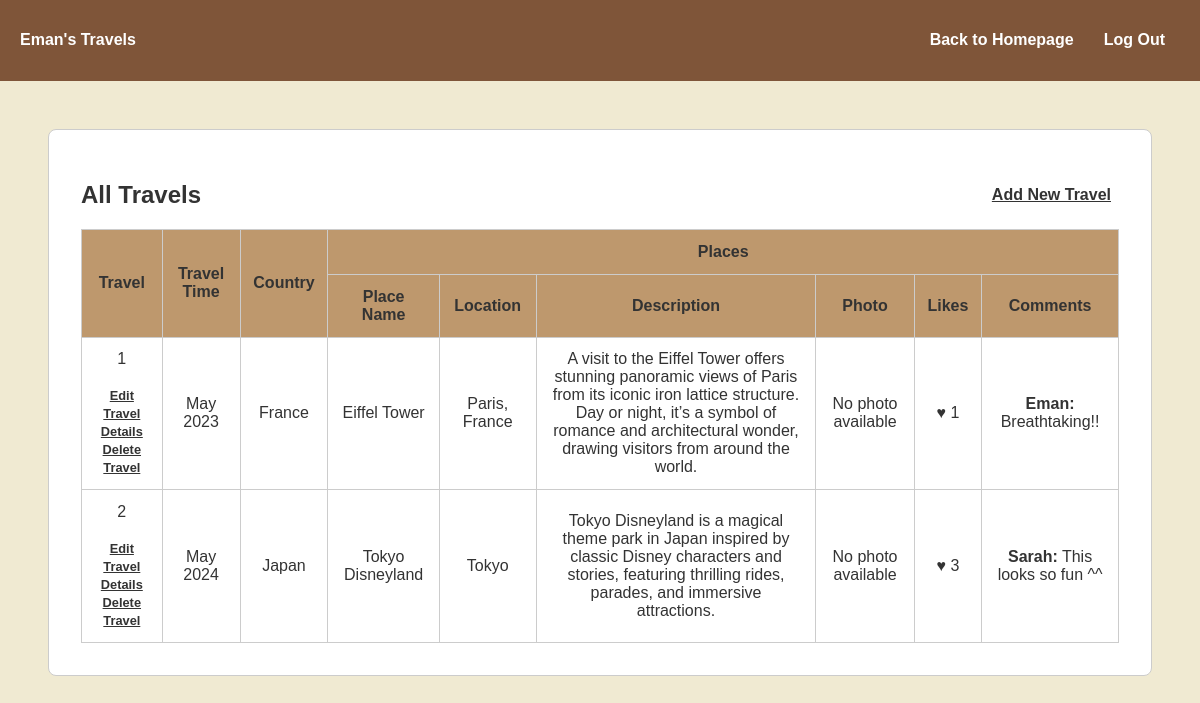
Screenshot of /UsersTravelPage.php (signed in) with the database file from the repository.
### tables this page shows
CREATE TABLE `User` (
  `id` int NOT NULL,
  `firstName` varchar(30) NOT NULL,
  `lastName` varchar(30) NOT NULL,
  `emailAddress` varchar(50) NOT NULL,
  `password` varchar(256) NOT NULL,
  `photoFileName` varchar(50) DEFAULT NULL
);

CREATE TABLE `Place` (
  `id` int NOT NULL,
  `travelID` int NOT NULL,
  `name` varchar(50) NOT NULL,
  `location` text NOT NULL,
  `description` text NOT NULL,
  `photoFileName` varchar(50) DEFAULT NULL
);

CREATE TABLE `Travel` (
  `id` int NOT NULL,
  `userID` int NOT NULL,
  `month` varchar(30) NOT NULL,
  `year` int NOT NULL,
  `countryID` int NOT NULL
);

CREATE TABLE `Country` (
  `id` int NOT NULL,
  `country` varchar(50) NOT NULL
);

CREATE TABLE `Comment` (
  `placeID` int NOT NULL,
  `userID` int NOT NULL,
  `comment` text NOT NULL
);

### UsersTravelPage.php (the view, shortened to what this page needs)
<?php
require_once 'database.php';
$user_id = $_SESSION['user_id'];
$sqluser = "SELECT * FROM User WHERE id = $user_id";
$result = mysqli_query($connection, $sqluser);
$user = $result ? mysqli_fetch_assoc($result) : null;
$sqlTravel = "SELECT * FROM Travel WHERE userID = $user_id";
$result2 = mysqli_query($connection, $sqlTravel);
?>
<!DOCTYPE html>
<html lang="en">
<head>
    <link rel="stylesheet" href="usertravel.css">
</head>
<body>
    <header>
        <nav>
            <h4 id='name'><?php echo htmlspecialchars($user['firstName']); ?>'s Travels</h4>
            <ul class="links">
                <li><a href="users_homepage.php">Back to Homepage</a></li>
                <li><a href="index.php">Log Out</a></li>
            </ul>
        </nav>
    </header>
    <main>
        <div class="main">
            <div class="caption">
                <h2>All Travels</h2>
                <a href="AddNewTravel1.php" class="addLink">Add New Travel</a>
            </div>
            <div class="table-container">
                <table>
                    <thead>
                        <tr>
                            <th rowspan="2" class="firstthree">Travel</th>
                            <th rowspan="2" class="firstthree">Travel Time</th>
                            <th rowspan="2" class="firstthree">Country</th>
                            <th colspan="6">Places</th>
                        </tr>
                        <tr>
                            <th>Place Name</th>
                            <th>Location</th>
                            <th>Description</th>
                            <th>Photo</th>
                            <th>Likes</th>
                            <th>Comments</th>
                        </tr>
                    </thead>
                    <tbody>
                        <?php if ($result2 && mysqli_num_rows($result2) > 0): ?>
                            <?php $index = 1; ?>
                            <?php while ($travel = mysqli_fetch_assoc($result2)): ?>
                                <?php
                                    $sqlCountry = "SELECT country FROM Country WHERE id = " . $travel['countryID'];
                                    $countryResult = mysqli_query($connection, $sqlCountry);
                                    $country = $countryResult ? mysqli_fetch_assoc($countryResult)['country'] : 'Unknown';
                                    $sqlPlace = "SELECT * FROM Place WHERE travelID = " . $travel['id'];
                                    $placeResult = mysqli_query($connection, $sqlPlace);
                                ?>
                                <?php if ($placeResult && mysqli_num_rows($placeResult) > 0): ?>
                                    <?php $firstPlaceRow = true; ?>
                                    <?php while ($place = mysqli_fetch_assoc($placeResult)): ?>
                                        <tr>
                                            <?php if ($firstPlaceRow): ?>
                                                <td rowspan="<?php echo mysqli_num_rows($placeResult); ?>">
                                                    <?php echo $index; ?><br><br>
                                                    <a href='edit_travel.php?travelID=<?php echo urlencode($travel['id']); ?>' class='editLinks'>Edit Travel Details</a> <br>
                                                    <a href='deleteTravel.php?travel_id=<?php echo urlencode($travel['id']); ?>' class='editLinks'>Delete Travel</a>
                                                </td>
                                                <td rowspan="<?php echo mysqli_num_rows($placeResult); ?>"><?php echo htmlspecialchars($travel['month'] . " " . $travel['year']); ?></td>
                                                <td rowspan="<?php echo mysqli_num_rows($placeResult); ?>"><?php echo htmlspecialchars($country); ?></td>
                                                <?php $firstPlaceRow = false; ?>
                                            <?php endif; ?>
                                            <td><?php echo htmlspecialchars($place['name']); ?></td>
                                            <td><?php echo htmlspecialchars($place['location']); ?></td>
                                            <td><?php echo htmlspecialchars($place['description']); ?></td>
                                            <td>
                                                 <?php
                                                   $photoFilePath = "images/" . $place['photoFileName'];
                                                     if (!empty($place['photoFileName']) && file_exists($photoFilePath)) {
                                                     echo "<img src='" . htmlspecialchars($photoFilePath) . "' alt='Place Photo' width='80'>";
                                                     } else {
                                                     echo "No photo available";
                                                     }
                                                    ?>
                                            </td>
                                            <?php
                                                $sqlLikes = "SELECT COUNT(*) AS likeCount FROM `Like` WHERE placeID = " . $place['id'];
                                                $likesResult = mysqli_query($connection, $sqlLikes);
                                                $likes = $likesResult ? mysqli_fetch_assoc($likesResult)['likeCount'] : 0;
                                            ?>
                                            <td>&#9829; <?php echo $likes; ?></td>
                                            <?php
                                                $allComments = "";
                                                $sqlComments = "SELECT u.firstName, c.comment FROM `Comment` c JOIN `User` u ON c.userID = u.id WHERE c.placeID = " . $place['id'];
                                                $commentsResult = mysqli_query($connection, $sqlComments);
                                                while ($comment = mysqli_fetch_assoc($commentsResult)) {
                                                    $allComments .= "<strong>" . htmlspecialchars($comment['firstName']) . ":</strong> " . htmlspecialchars($comment['comment']) . "<br>";
                                                }
                                            ?>
                                            <td><?php echo $allComments ?: 'No comments'; ?></td>
                                        </tr>
                                    <?php endwhile; ?>
                                <?php endif; ?>
                                <?php $index++; ?>
                            <?php endwhile; ?>
                        <?php else: ?>
                            <tr><td colspan="9">No travels found.</td></tr>
                        <?php endif; ?>
                    </tbody>
                </table>
            </div>
        </div>
    </main>
</body>
</html>

### usertravel.css (style rules this page uses)
header { background-color: #7F5539; padding: 10px 20px; margin: 0; margin-bottom: 20px; width: 100%; box-sizing: border-box; }
nav { display: flex; justify-content: space-between; align-items: center; color: #ffffff; }
nav ul { list-style-type: none; margin: 0; padding: 0; display: flex; align-items: center; }
nav ul li { margin: 0 15px; }
nav ul li a { text-decoration: none; color: #ffffff; font-weight: bold; }
body { font-family: Arial, sans-serif; background-color: #F0EAD2; color: #333333; margin: 0; padding: 0; }
.main { display: block; margin: 3em; background-color: #F0EAD2; border-radius: .5em; padding: 2em; border: .1em solid #ccc; background-color: #ffffff; box-sizing: border-box; }
.caption { display: flex; justify-content: space-between; align-items: center; }
#name { margin-left: 3em; }
.addLink { color: #333333; font-weight: bold; margin-right:0.5em; }
table { font-family: Arial; text-align: center; border-style: solid; width: 100%; background-color:#ffffff; border-collapse: collapse; table-layout: auto; }
thead th { background-color: #BE986D }
table, th, td { border: .1em solid #ccc; padding: 0.8em; }
.editLinks { color: #333333; font-weight: bold; font-size: 0.8em; }
td a { display: inline; }
#name { margin-left: 0; }

### rows the page displays
user: firstName "Eman"
place: travelID.year "May 2023", name "Eiffel Tower", location "Paris, France", description "A visit to the Eiffel Tower offers stunning panoramic views of Paris from its iconic iron lattice structure. Day or night, it’s a symbol of romance and architectural wonder, drawing visitors from around the world.", photoFileName "No photo available", likes "1"
country: country "France"
comment: userID.firstName "Eman", comment "Breathtaking!!"
place: travelID.year "May 2024", name "Tokyo Disneyland", location "Tokyo", description "Tokyo Disneyland is a magical theme park in Japan inspired by classic Disney characters and stories, featuring thrilling rides, parades, and immersive attractions.", shows "No photo available", likes "3"
country: country "Japan"
comment: userID.firstName "Sarah", comment "This looks so fun ^^"
